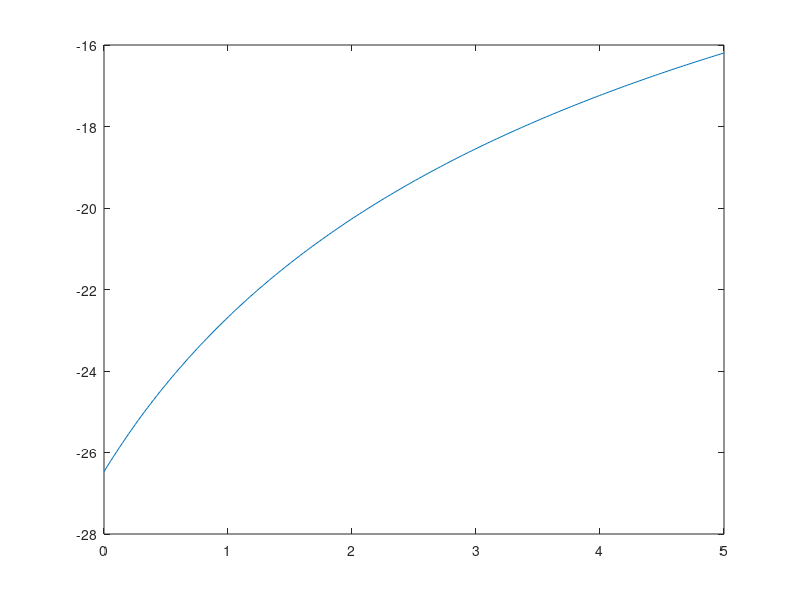

Recreate this plot in MATLAB. (Note: this script raises an error after producing the figure.)
%*************************************************************************
% Econ 899 HW5 
% Shiyan Wei
% 11/06/2018
% ************************************************************************

% ************************************************************************
% This script is used to solving the homework 5 for Econ 899
% ***********************************************************************
clear
clc
close all

%% Data Initiated 
N = 66;
n = 0.011;
% Grid Number
Na = 200;

% Initial asset holding
a1 = 0;

% worker retire
JR = 46;

% Benefits

% labor income tax
ttheta  = 0.11;

ggama = 0.42;
ssigma = 2;

% idiosyncratic productivity
z = [3;0.5];
% The probability of productivity
Pz = [0.2037;0.7963];

% Trhansition probability
Pi = [0.9261 1-0.9261;
     1-0.9811 0.9811];

% capital share
aalpha = 0.36;
% depreciation rate
delta = 0.06;

% Asset Space
alb = 0;
aub = 5;

A = linspace(alb, aub, Na)';

a = A* ones(1,Na);
aa = A* ones(1,Na); 

% labor space
% Here I do not use the [0,1] because we  
llb = 0.00000001;
lub = 0.99999999;

L = linspace(llb,lub,Na)';
l = L* ones(1,Na);


% Import labor effciency
ef = importdata('ef.txt');

%% Dynamic Programming Problem
w = 1.05;
r = 0.05;
b = 0.2;

bbeta = 0.97;

%------------- The utility for the retireed agent ----------------
% consumption of returement
 
c_r = (1+r)*a + b - aa';
c_r(find(c_r <=0)) = NaN;

% utility of the retirement
u_r = (c_r .^ ((1-ssigma) .* ggama))./(1-ssigma);
u_r(find(isnan(u_r))) = -inf;

%----------- The value function for retired agent ----------------

v0_r = zeros(Na,N-JR);
v1_r = zeros(Na,N-JR);
dec_r = zeros(Na,N-JR);

% find the value function for the T age agent
v1_r(:,N-JR)= u_r(:,1); % The coloumn 1 means the agent choose not to save in this period.
v0_r = v1_r;

% find the value function for the j<T age agent
for j = N-JR-1:-1:1
    w_r = u_r + bbeta .*v0_r(:,j+1)';
    [v1_r(:,j), dec_r(:,j)] = max(w_r,[],2);
    v0_r = v1_r;
end

plot(A,v1_r(:,4))

%----------- The utility function for worked agent ----------------
% labor efficiency 
% - first row is ef if it get z = 3
% - second row is the ef if it get z = 0.5
e = z * ef';

v0_w_zh = zeros(Na,JR);
v0_w_zl = zeros(Na,JR);
v1_w_zh = zeros(Na,JR);
v1_w_zl = zeros(Na,JR);
% the last period of value function of working agent is the same as the
% retire people

v0_w_zh(:,JR) = v0_r(:,1);
v0_w_zl(:,JR) = v0_r(:,1);
v1_w_zh = v0_w_zh;
v1_w_zl = v0_w_zl;


% Initiate the decision rule for people d_l(a| j) d_aa(a|j)
% - row of each is the a
% - collumn is the age
dec_l_zh = zeros(Na,JR-1);
dec_aa_zh = zeros(Na,JR-1);

dec_l_zl = zeros(Na,JR-1);
dec_aa_zl = zeros(Na,JR-1);


for j = JR-1
% searh for the best l an aa' combination for each a
for i = 1:Na
    ai = A(i);    
    % ------------ the labor l and future asset aaa choice of worker --------------------
    % consumption of worker
    c_w_zh = w * (1-ttheta)* e(1,j)* l + (1+r) * ai - aa';
    c_w_zl = w * (1-ttheta)* e(2,j)* l + (1+r) * ai - aa';
    c_w_zh(find(c_w_zh <0)) = NaN; 
    c_w_zl(find(c_w_zl <0)) = NaN;
  % utility of the worker is 
    u_w_zh = (c_w_zh.^ggama.*(1-l).^(1-ggama)).^(1-ssigma)/(1-ssigma);
    u_w_zl = (c_w_zl.^ggama.*(1-l).^(1-ggama)).^(1-ssigma)/(1-ssigma);
    u_w_zh(find(isnan(u_w_zh))) = -inf;
    u_w_zl(find(isnan(u_w_zl))) = -inf;
    
    w_zh = u_w_zh + bbeta * v0_w_zh(:,j+1)';
    w_zl = u_w_zl + bbeta * v0_w_zl(:,j+1)';
   
   % --------------make choice of (l,aa) given a ------------------
   % we frist choose aa
   % - v1_zh_aa the optimal value w_zh after choosing aa, given a. The row of
   % w_zh is varies of l.
   % - dec_zh_aa is the optimal choice of aa given varies of l
   [v1_zh_aa, dec_zh_aa] = max(w_zh,[],2);
   [v1_zl_aa, dec_zl_aa] = max(w_zl,[],2); 
   
   
   % then choose l
   % - v1_zh_aa the optimal value w_zh after choosing aa, given a. The row of
   % w_zh is varies of l.
   % - dec_zh_aa is the optimal choice of aa given varies of l   
   [v1_zh_l,dec_zh_l] = max(v1_zh_aa);
   [v1_zl_l,dec_zl_l] = max(v1_zl_aa);
   
   % storage the choice of aa, l in the matrix
   % for the good worker
    dec_l_zh(i,j) = dec_zh_l;
    dec_aa_zh(i,j) = dec_zh_aa(dec_zh_l);
    
   % for the bad worker 
    dec_l_zl(i,j) = dec_zl_l;
    dec_aa_zl(i,j) = dec_zl_aa(dec_zl_l);
   
    % storage the value function
    v1_w_zh(i,j) = v1_zh_l;
    v1_w_zl(i,j) = v1_zl_l;
    
    v0_w_zh(:,j) = v1_w_zh(:,j); 
    v0_w_zl(:,j) = v1_w_zl(:,j); 
end
    
end

%------- For the rest of the working agent  -------------------------------
 for j = JR-2:-1:1
     tic
for i = 1:Na
    ai = A(i);    
    % ------------ the labor l and future asset aaa choice of worker --------------------
    % consumption of worker
    c_w_zh = w * (1-ttheta)* e(1,j)* l + (1+r) * ai - aa';
    c_w_zl = w * (1-ttheta)* e(2,j)* l + (1+r) * ai - aa';
    c_w_zh(find(c_w_zh <0)) = NaN; 
    c_w_zl(find(c_w_zl <0)) = NaN;
  % utility of the worker is 
    u_w_zh = (c_w_zh.^ggama.*(1-l).^(1-ggama)).^(1-ssigma)/(1-ssigma);
    u_w_zl = (c_w_zl.^ggama.*(1-l).^(1-ggama)).^(1-ssigma)/(1-ssigma);
    u_w_zh(find(isnan(u_w_zh))) = -inf;
    u_w_zl(find(isnan(u_w_zl))) = -inf;
    
    w_zh = u_w_zh + bbeta * (Pi(1,1)*v0_w_zh(:,j+1)' + Pi(1,2)*v0_w_zl(:,j+1)');
    w_zl = u_w_zl + bbeta * (Pi(2,1)*v0_w_zh(:,j+1)' + Pi(2,2)*v0_w_zl(:,j+1)') ;
   
   % --------------make choice of (l,aa) given a ------------------
   % we frist choose aa
   % - v1_zh_aa the optimal value w_zh after choosing aa, given a. The row of
   % w_zh is varies of l.
   % - dec_zh_aa is the optimal choice of aa given varies of l
   [v1_zh_aa, dec_zh_aa] = max(w_zh,[],2);
   [v1_zl_aa, dec_zl_aa] = max(w_zl,[],2); 
   
   
   % then choose l
   % - v1_zh_aa the optimal value w_zh after choosing aa, given a. The row of
   % w_zh is varies of l.
   % - dec_zh_aa is the optimal choice of aa given varies of l   
   [v1_zh_l,dec_zh_l] = max(v1_zh_aa);
   [v1_zl_l,dec_zl_l] = max(v1_zl_aa);
   
   % storage the choice of aa, l in the matrix
   % for the good worker
    dec_l_zh(i,j) = dec_zh_l;
    dec_aa_zh(i,j) = dec_zh_aa(dec_zh_l);
    
   % for the bad worker 
    dec_l_zl(i,j) = dec_zl_l;
    dec_aa_zl(i,j) = dec_zl_aa(dec_zl_l);
   
    % storage the value function
    v1_w_zh(i,j) = v1_zh_l;
    v1_w_zl(i,j) = v1_zl_l;
    
    v0_w_zh(:,j) = v1_w_zh(:,j); 
    v0_w_zl(:,j) = v1_w_zl(:,j);  
   
end
fprintf('The current age group is %d .\n',j);
toc
 end
% plot the policy function for h0d0
figure(1)
plot(A,A(dec_aa_zh(:,1)),A,A(dec_aa_zl(:,1)));% the policy function for employment state
legend({'high efficiency policy function','low efficiency policy function'},'Location','southeast')
xlabel('a') 
ylabel('aa')
refline(1,0) 

%% Question 2

% initiate the density mu of each age corhort, mu(i) is the density of 
% agent in age i.   
mu = ones(N,1);
for i = 1: N-1
    mu(i+1) = mu(i)/(1+n);
end
% normalized mu, the sized, of population to be 1
mu = mu./sum(mu);

% -------- compute the asset choice --------------------
% compute the decision matrix for working agent
% - first argument is a
% - second argument is its asset choice in the next period aa
% - the third argument is age j
g_aa_zh = zeros(Na,Na,JR-1);
g_aa_zl = zeros(Na,Na,JR-1);
for j = 1:JR-1
    for i = 1:Na
        % create the transition criterion
        g_aa_zh(i,dec_aa_zh(i,j),j) = 1;
                % create the transition criterion
        g_aa_zl(i,dec_aa_zl(i,j),j) = 1;
    end
end

% compute the decision matrix for retiring agent
% - first argument is a
% - second argument is its asset choice in the next period aa
% - the third argument is age j

g_aa_r = zeros(Na,Na,N-JR);
% replace the last collumn to always choose asset 1
dec_r(:,N-JR) = ones(Na,1);
for j = 1:N-JR % the reason that I putt J-JR-1 here is that the last coloum of dec_r = 0
    for i = 1:Na
        % create the transition criterion
        g_aa_r(i,dec_r(i,j),j) = 1;
                % create the transition criterion
        g_aa_r(i,dec_r(i,j),j) = 1;
    end
end

% compute the transition matrix for working agent
 trans_aa=zeros(2*Na,2*Na,JR-1);
for j = 1:JR-1
    trans_aa(:,:,j) = [g_aa_zh(:,:,j)*Pi(1,1), g_aa_zl(:,:,j)*Pi(1,2) 
                       g_aa_zh(:,:,j)*Pi(2,1), g_aa_zl(:,:,j)*Pi(2,2) ];
    trans_aa(:,:,j) = trans_aa(:,:,j)'; 
end

% compute the transition matrix for retiring agent
% - retiring agent does not need the transition matrix, since they do not
% have two type. So we can just use the decision matrix.
% trans_r = zeros(2*Na,2*Na,N-JR); 
% for j = 1:N-JR-1
%     trans_r(:,:,j) = [g_aa_r(:,:,j),g_aa_r(:,:,j);
%                       g_aa_r(:,:,j),g_aa_r(:,:,j)];
%     trans_r(:,:,j) = trans_r(:,:,j)';
% end

% -------- the wealth distribution of each cohort -------------
% - phi_zh(a,j) is the density of agent asset holding aa in age j with high
% working efficiency
% - phi_zl(a,j) is the density of agent asset holding aa in age j with low
% working efficiency
phi_zh = zeros(Na,JR-1); 
phi_zl = zeros(Na,JR-1);

% initate the new born generate people will be hold 0 asset
phi_zh(1,1) = Pz(1); 
phi_zl(1,1) = Pz(2); 

phi = [phi_zh;phi_zl];

% calculate the transition of asset holding choice for working agent
for j = 1:JR-1

    phi(:,j+1) = trans_aa(:,:,j) *  phi(:,j);

end

phi_zh = phi(1:Na,:);
phi_zl = phi(Na+1:2*Na,:);

% calcualte the transition of asset holding for retired agent
phi_r = zeros(Na,N-JR);
% extract the asset holding before retire
retire_a = reshape(phi(:,JR),[Na,2]);
% sum over the asset holding choice over
phi_r(:,1) = sum(retire_a,2);

% calculate the transition of asset holding choice for retired agent
% Note: The first period is the same as the last period of working agent 
for j = 1:N-JR

    phi_r(:,j+1) = g_aa_r(:,:,j)' *  phi_r(:,j);

end

% divid population amount into working group and retire group
mu_work = diag(mu(1:JR-1));
mu_r = diag(mu(JR:N));

% rescale the working population density of each age cohort by age amount
phi_zh = phi_zh(1:JR-1) * mu_work;
phi_zl = phi_zl(1:JR-1) * mu_work;

% rescale the retiring population density of each age cohort by age amount
phi_r = phi_r * mu_r;                      









